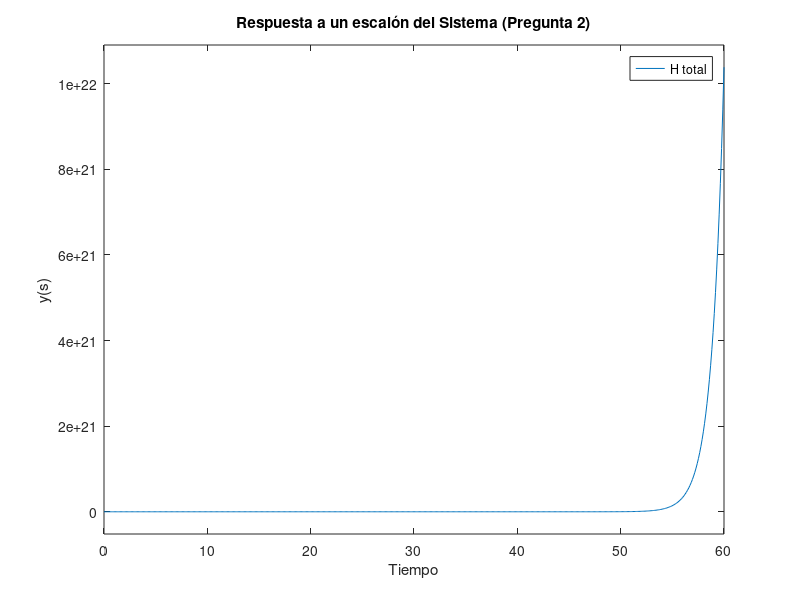

Source code (MATLAB):
%--------------------------------------------------------------------------
%------------------  Laboratorio 2: Segunda Parte   -----------------------
%--------------------------------------------------------------------------
%------------------  Autores: Sebastian Orellana    -----------------------
%------------------           Ekaterina Cornejo     -----------------------
%--------------------------------------------------------------------------
%

% limpiar datos y consola
clc
clear all
close all

% Se define el parámetro s para trabajar con funciones de transferencia
s = tf('s');

% Se definen las funciones de transferencia del diagrama
F1 = 4*s/(10*s^2 +4);

F2 = 3/(6*s + 16);

F3 = (4*s + 10)/(4*s^3+9*s^2+5*s);

F4 = 1/(7*s+10);

F5 = (8*s + 8)/(s^3+2*s^2+3*s);

F6 = (3*s+2)/(5*s^2+7*s+10);

% Se obtiene el feedback positivo de la función 3
F3_feedback = feedback(F3,1,+1);

% Se suman las funciones F4 y F5 que estan en paralelo

% Por otro lado F4 y F5
Paralelo_F4_F5 = F4 + F5;

% Luego se multiplican las funciones que están en serie, las cuales serían:
% F6 más el resultado del feedback de F3 más el resultado de la suma entre 
% F4 y F5

Serie = F6 * Paralelo_F4_F5 * F3_feedback;

% Por ultimo, se suma el resultado de el paralelo entre F1 y F2 más el
% resultado de la multiplicación en serie

H_total = F1 + F2 + Serie;

% Se muestra por consola el resutlado de la función total del sistema
display(H_total);

% Se crea una figura
figure();

% Se aplica un escalon al sistema
step(H_total);

%se setea el tamaño de la figura
set(gcf,'position',[10,10,1200,600])

% Create ylabel
ylabel('y(s)');

% Create xlabel
xlabel('Tiempo');

% Create title
title('Respuesta a un escalón del Sistema (Pregunta 2)');

% Se colocar la grilla en el gráfico
grid();

% Create legend
legend('H total');


